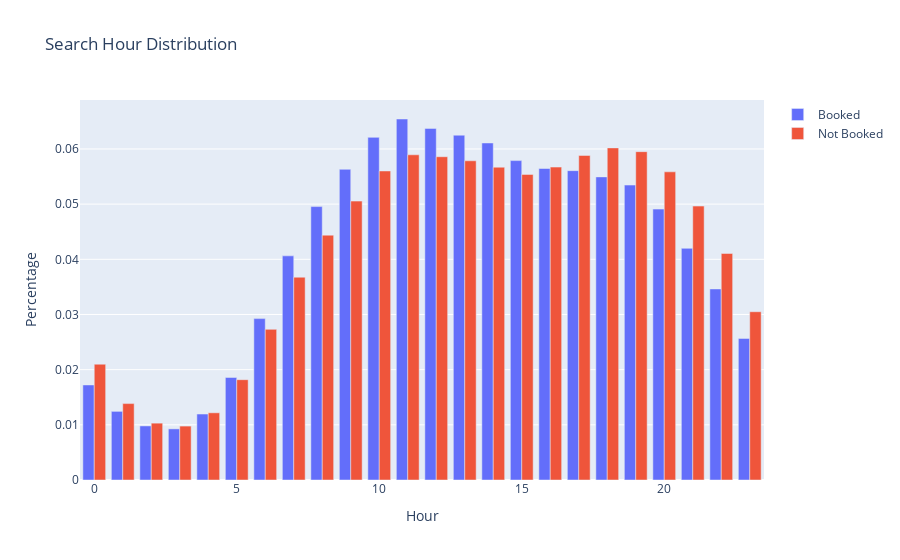

The notebook cell saved with this chart:
### Code cell
fig.show()

### Figure 1 — Plotly figure (JSON) as saved in the notebook; plotly's stock layout.template omitted (floating-point values rounded to 4 significant figures)
{"data": [{"name": "Booked", "type": "bar", "x": [0, 1, 2, 3, 4, 5, 6, 7, 8, 9, 10, 11, 12, 13, 14, 15, 16, 17, 18, 19, 20, 21, 22, 23], "y": [0.01723, 0.01244, 0.009803, 0.009265, 0.01195, 0.01859, 0.02925, 0.04062, 0.04955, 0.05631, 0.0621, 0.06543, 0.06372, 0.06249, 0.06108, 0.05789, 0.05645, 0.05607, 0.05494, 0.05345, 0.0491, 0.04199, 0.03463, 0.02566]}, {"name": "Not Booked", "type": "bar", "x": [0, 1, 2, 3, 4, 5, 6, 7, 8, 9, 10, 11, 12, 13, 14, 15, 16, 17, 18, 19, 20, 21, 22, 23], "y": [0.02099, 0.01385, 0.0103, 0.009772, 0.01218, 0.01818, 0.0273, 0.03676, 0.04437, 0.05054, 0.05601, 0.05894, 0.05859, 0.05785, 0.05669, 0.05539, 0.05671, 0.05882, 0.06019, 0.05951, 0.05585, 0.04965, 0.04106, 0.0305]}], "layout": {"barmode": "group", "title": {"text": "Search Hour Distribution"}, "xaxis": {"title": {"text": "Hour"}}, "yaxis": {"title": {"text": "Percentage"}}}}
